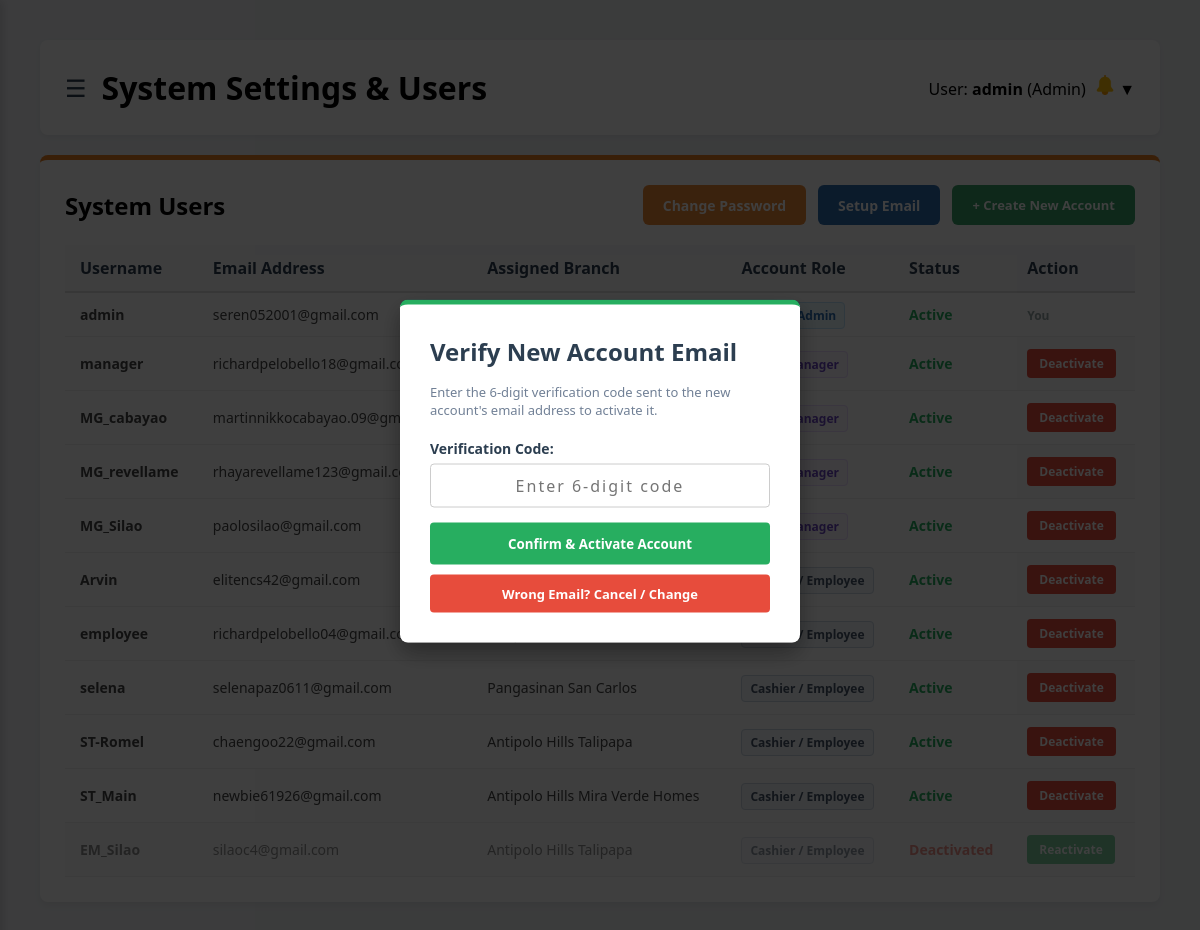
The page /settings.php (signed in) on the database its author committed.
### tables this page shows
CREATE TABLE `users` (
  `id` int(11) NOT NULL,
  `username` varchar(50) NOT NULL,
  `email` varchar(255) DEFAULT NULL,
  `password` varchar(255) NOT NULL,
  `role` enum('Admin','Manager','Employee') NOT NULL,
  `branch_id` int(11) DEFAULT NULL,
  `status` varchar(10) NOT NULL DEFAULT 'Active',
  `login_attempts` int(11) NOT NULL DEFAULT 0,
  `last_attempt_time` datetime DEFAULT NULL,
  `otp_code` varchar(10) DEFAULT NULL,
  `otp_expiry` datetime DEFAULT NULL,
  `remember_token` varchar(255) DEFAULT NULL
);

CREATE TABLE `branches` (
  `id` int(11) NOT NULL,
  `branch_name` varchar(50) NOT NULL,
  `is_main_branch` tinyint(1) DEFAULT 0,
  `status` varchar(20) NOT NULL DEFAULT 'Active'
);

### settings.php (the view, shortened to what this page needs)
<?php
require 'db_connect.php';
$user_role = $_SESSION['role'];
$user_branch_id = $_SESSION['branch_id'];
$current_username = $_SESSION['username'];
$user_query = $conn->query("SELECT id, email FROM users WHERE username = '$current_username'");
$current_user_data = $user_query->fetch_assoc();
$user_id = $current_user_data['id'];
if ($user_role == 'Admin') {
    $sql = "SELECT u.id, u.username, u.email, u.role, u.status, b.branch_name FROM users u LEFT JOIN branches b ON u.branch_id = b.id ORDER BY u.status ASC, u.role ASC, u.username ASC";
} elseif ($user_role == 'Manager') {
    $sql = "SELECT u.id, u.username, u.email, u.role, u.status, b.branch_name FROM users u LEFT JOIN branches b ON u.branch_id = b.id WHERE u.username = '$current_username' OR (u.role = 'Employee' AND u.branch_id = '$user_branch_id') ORDER BY u.role DESC, u.username ASC";
} else {
    $sql = "SELECT u.id, u.username, u.email, u.role, u.status, b.branch_name FROM users u LEFT JOIN branches b ON u.branch_id = b.id WHERE u.id = '$user_id'";
}
$result = $conn->query($sql);
?>
<!DOCTYPE html>
<html lang="en">
<head>
    <link rel="stylesheet" href="css/dashboard.css">
    <link rel="stylesheet" href="css/inventory.css">
    <link rel="stylesheet" href="css/settings.css">
    <link rel="stylesheet" href="css/mobile.css?v=6">
</head>
<body>
    <div class="main-content">
        <div class="page-header">
            <div style="display: flex; align-items: center; gap: 15px;">
                <button id="sidebarToggle" type="button" aria-label="Toggle Sidebar" style="background: none; border: none; font-size: 24px; cursor: pointer; color: #2c3e50; display: none; align-items: center; justify-content: center; padding: 0;">
                    &#9776;
                </button>
                <h1 style="margin: 0;">System Settings & Users</h1>
            </div>
            <div class="user-dropdown">
                <span>User: <strong><?php echo htmlspecialchars($_SESSION['username']); ?></strong> (<?php echo htmlspecialchars($_SESSION['role']); ?>)</span>
                <?php include 'header-notifications.php'; ?>
            </div>
        </div>
        <div class="table-container">
            <div style="display: flex; justify-content: space-between; align-items: center; margin-bottom: 20px;">
                <h2 style="margin: 0;">System Users</h2>
                <div style="display: flex; gap: 12px;">
                    <button onclick="openPasswordModal()" class="btn-save" style="background-color: #ed8936; padding: 10px 20px; border: none; border-radius: 6px; color: white; cursor: pointer; font-weight: bold;">Change Password</button>
                    <button onclick="openEmailModal()" class="btn-save" style="background-color: #2b6cb0; padding: 10px 20px; border: none; border-radius: 6px; color: white; cursor: pointer; font-weight: bold;">Setup Email</button>
                    <?php if ($user_role != 'Employee'): ?>
                        <button onclick="openUserModal()" class="btn-update">+ Create New Account</button>
                    <?php endif; ?>
                </div>
            </div>
            <table>
                <thead>
                    <tr>
                        <th>Username</th>
                        <th>Email Address</th>
                        <th>Assigned Branch</th>
                        <th>Account Role</th>
                        <th>Status</th>
                        <th>Action</th>
                    </tr>
                </thead>
                <tbody>
                    <?php
                    if ($result->num_rows > 0) {
                        while($row = $result->fetch_assoc()) {
                            $row_style = ($row['status'] == 'Inactive' || $row['status'] == 'Unverified') ? "opacity: 0.6; background-color: #f9f9f9;" : "";
                            echo "<tr style='$row_style'>";
                            echo "<td><strong>" . htmlspecialchars($row['username']) . "</strong></td>";
                            echo "<td>" . (!empty($row['email']) ? htmlspecialchars($row['email']) : "<em style='color:#a0aec0;'>No email set</em>") . "</td>";
                            echo "<td>" . ($row['branch_name'] ? htmlspecialchars($row['branch_name']) : "<em>All Branches</em>") . "</td>";
                            echo "<td>";
                            if ($row['role'] == 'Admin') echo "<span class='badge-admin'>System Admin</span>";
                            else if ($row['role'] == 'Manager') echo "<span class='badge-manager'>Store Manager</span>";
                            else echo "<span class='badge-employee'>Cashier / Employee</span>";
                            echo "</td>";
                            echo "<td>";
                            if ($row['status'] == 'Active') echo "<span style='color: #27ae60; font-weight: bold;'>Active</span>";
                            elseif ($row['status'] == 'Unverified') echo "<span style='color: #d69e2e; font-weight: bold;'>Unverified</span>";
                            else echo "<span style='color: #e74c3c; font-weight: bold;'>Deactivated</span>";
                            echo "</td>";
                            echo "<td>";
                            if ($row['username'] === $current_username) {
                                echo "<span style='color: #95a5a6; font-size: 12px; font-weight: bold;'>You</span>";
                            } elseif ($user_role == 'Admin' || ($user_role == 'Manager' && $row['role'] == 'Employee')) {
                                $is_active = ($row['status'] == 'Active');
                                $btn_color = $is_active ? "#e74c3c" : "#27ae60";
                                $btn_text = $is_active ? "Deactivate" : "Reactivate";
                                ?>
                                <form action="settings.php" method="POST" style="margin: 0;" onsubmit="return confirm('Change status for this user?');">
                                    <button type="submit" name="toggle_status" style="background-color: <?php echo $btn_color; ?>; color: white; border: none; padding: 6px 12px; border-radius: 4px; font-weight: bold; cursor: pointer; font-size: 12px;"><?php echo $btn_text; ?></button>
                                </form>
                                <?php
                            } else { echo "-"; }
                            echo "</td>";
                            echo "</tr>";
                        }
                    } else { echo "<tr><td colspan='6' style='text-align:center;'>No users found.</td></tr>"; }
                    ?>
                </tbody>
            </table>
        </div>
    </div>
    <div id="verifyEmailOtpModal" class="modal" style="<?php echo isset($_SESSION['verify_email_modal_open']) ? 'display: flex;' : 'display: none;'; ?> position: fixed; top: 0; left: 0; width: 100%; height: 100%; background-color: rgba(0,0,0,0.5); justify-content: center; align-items: center; z-index: 1000;">
        <div class="modal-content" style="width: 400px; background: #fff; padding: 30px; border-radius: 8px; border-top: 5px solid #2b6cb0;">
            <h2 style="color: #2c3e50; margin-bottom: 15px;">Verify New Email Address</h2>
            <p style="font-size: 13px; color: #718096; margin-bottom: 20px;">Enter the 6-digit verification code sent to your new email address.</p>
            <form action="settings.php" method="POST">
                <div class="form-group" style="margin-bottom: 15px;">
                    <label style="font-weight: bold; color: #2c3e50; font-size: 14px;">Verification Code:</label>
                </div>
                <button type="submit" name="verify_email_otp" style="background-color: #2b6cb0; color: white; padding: 12px; border: none; border-radius: 4px; width: 100%; font-weight: bold; cursor: pointer; margin-bottom: 10px;">Verify & Save Email</button>
            </form>
            <form action="settings.php" method="POST">
                <button type="submit" name="cancel_verify_my_email" style="background-color: #e74c3c; color: white; padding: 10px; border: none; border-radius: 4px; width: 100%; font-weight: bold; cursor: pointer; font-size: 13px;">Wrong Email? Cancel / Change</button>
            </form>
        </div>
    </div>
    <div id="verifyOtpModal" class="modal" style="<?php echo isset($_SESSION['verify_user_id']) ? 'display: flex;' : 'display: none;'; ?> position: fixed; top: 0; left: 0; width: 100%; height: 100%; background-color: rgba(0,0,0,0.5); justify-content: center; align-items: center; z-index: 1000;">
        <div class="modal-content" style="width: 400px; background: #fff; padding: 30px; border-radius: 8px; border-top: 5px solid #27ae60;">
            <h2 style="color: #2c3e50; margin-bottom: 15px;">Verify New Account Email</h2>
            <p style="font-size: 13px; color: #718096; margin-bottom: 20px;">Enter the 6-digit verification code sent to the new account's email address to activate it.</p>
            <form action="settings.php" method="POST">
                <div class="form-group" style="margin-bottom: 15px;">
                    <label style="font-weight: bold; color: #2c3e50; font-size: 14px;">Verification Code:</label>
                    <input type="text" name="otp_code" required maxlength="6" placeholder="Enter 6-digit code" style="width: 100%; padding: 10px; border: 1px solid #ccc; border-radius: 4px; font-size: 16px; letter-spacing: 2px; text-align: center;">
                </div>
                <button type="submit" name="verify_account_otp" style="background-color: #27ae60; color: white; padding: 12px; border: none; border-radius: 4px; width: 100%; font-weight: bold; cursor: pointer; margin-bottom: 10px;">Confirm & Activate Account</button>
            </form>
            <form action="settings.php" method="POST">
                <button type="submit" name="cancel_verify_email" style="background-color: #e74c3c; color: white; padding: 10px; border: none; border-radius: 4px; width: 100%; font-weight: bold; cursor: pointer; font-size: 13px;">Wrong Email? Cancel / Change</button>
            </form>
        </div>
    </div>
</body>
</html>

### css/dashboard.css (style rules this page uses)
* { margin: 0; padding: 0; box-sizing: border-box; font-family: 'Segoe UI', Tahoma, Geneva, Verdana, sans-serif; }
body { display: flex; height: 100vh; background-color: #f0f2f5; }
.main-content { flex: 1; padding: 40px; overflow-y: auto; }
.page-header { display: flex; justify-content: space-between; align-items: center; background-color: #ffffff; padding: 15px 25px; border-radius: 8px; box-shadow: 0px 2px 5px rgba(0, 0, 0, 0.05); margin-bottom: 25px; }
.table-container { background-color: #ffffff; padding: 25px; border-radius: 8px; box-shadow: 0px 4px 6px rgba(0, 0, 0, 0.05); }
table { width: 100%; border-collapse: collapse; margin-top: 15px; }
th { background-color: #f8f9fa; color: #2c3e50; text-align: left; padding: 12px 15px; border-bottom: 2px solid #dddddd; }
td { padding: 12px 15px; border-bottom: 1px solid #eeeeee; font-size: 14px; }
.modal { display: none; position: fixed; top: 0; left: 0; width: 100%; height: 100%; background-color: rgba(0, 0, 0, 0.6); justify-content: center; align-items: center; z-index: 1000; }
.modal-content { background-color: #ffffff; padding: 30px; border-radius: 8px; width: 450px; box-shadow: 0px 5px 25px rgba(0, 0, 0, 0.5); position: relative; border-top: 5px solid #f39c12; }
.user-dropdown { position: relative; display: inline-block; cursor: pointer; padding: 10px 0; }

### css/inventory.css (style rules this page uses)
* { margin: 0; padding: 0; box-sizing: border-box; font-family: 'Segoe UI', Tahoma, Geneva, Verdana, sans-serif; }
body { display: flex; height: 100vh; background-color: #f0f2f5; }
.main-content { flex: 1; padding: 40px; overflow-y: auto; }
.page-header { display: flex; justify-content: space-between; align-items: center; background-color: #ffffff; padding: 15px 25px; border-radius: 8px; box-shadow: 0px 2px 5px rgba(0, 0, 0, 0.05); margin-bottom: 20px; }
.table-container { background-color: #ffffff; padding: 25px; border-radius: 8px; box-shadow: 0px 4px 6px rgba(0, 0, 0, 0.05); border-top: 5px solid #e67e22; }
table { width: 100%; border-collapse: collapse; margin-top: 15px; }
th { background-color: #f8f9fa; color: #2c3e50; text-align: left; padding: 12px 15px; font-weight: bold; border-bottom: 2px solid #dddddd; }
td { padding: 12px 15px; border-bottom: 1px solid #eeeeee; color: #444444; }
tr:nth-child(even) { background-color: #fcfcfc; }
.btn-update { background-color: #3498db; color: #ffffff; padding: 6px 12px; border: none; cursor: pointer; border-radius: 4px; font-size: 13px; transition: background-color 0.3s ease; }
.modal { display: none; position: fixed; z-index: 1000; left: 0; top: 0; width: 100%; height: 100%; background-color: rgba(0, 0, 0, 0.6); }
.modal-content { background-color: #ffffff; padding: 25px; border-radius: 8px; box-shadow: 0 10px 25px rgba(0, 0, 0, 0.2); border-top: 4px solid #f39c12; position: absolute; top: 50%; left: 50%; transform: translate(-50%, -50%); width: 90%; max-width: 400px; }
.form-group { margin-bottom: 15px; }
.form-group label { display: block; margin-bottom: 5px; font-weight: bold; color: #2c3e50; font-size: 14px; }
.form-group input { width: 100%; padding: 10px; border: 1px solid #cccccc; border-radius: 4px; font-size: 16px; }
.btn-save { background-color: #e67e22; color: #ffffff; border: none; width: 100%; padding: 12px; border-radius: 4px; font-weight: bold; font-size: 16px; cursor: pointer; transition: background-color 0.3s ease; }

### css/mobile.css (style rules this page uses)
:root { --sidebar-collapsed-width: 75px; --sidebar-expanded-width: 250px; }
body { margin-left: var(--sidebar-collapsed-width); transition: margin-left 0.3s cubic-bezier(0.4, 0, 0.2, 1); }
@media (max-width: 1200px) { body { margin-left: 0 !important; } }
@media (max-width: 1200px) { #sidebarToggle { display: inline-flex !important; } }

### rows shown on the page
users: username "admin", email "seren052001@gmail.com", role "System Admin", status "Active", shows "You"
users: username "manager", email "richardpelobello18@gmail.com", role "Store Manager", shows "Active", status "Deactivate"
users: username "MG_cabayao", email "martinnikkocabayao.09@gmail.com", role "Store Manager", shows "Active", status "Deactivate"
users: username "MG_revellame", email "rhayarevellame123@gmail.com", role "Store Manager", shows "Active", status "Deactivate"
users: username "MG_Silao", email "paolosilao@gmail.com", role "Store Manager", shows "Active", status "Deactivate"
users: username "Arvin", email "elitencs42@gmail.com", role "Cashier / Employee", shows "Active", status "Deactivate"
users: username "employee", email "richardpelobello04@gmail.com", role "Cashier / Employee", shows "Active", status "Deactivate"
users: username "selena", email "selenapaz0611@gmail.com", branch.branch_name "Pangasinan San Carlos", role "Cashier / Employee", shows "Active", status "Deactivate"
users: username "ST-Romel", email "chaengoo22@gmail.com", branch.branch_name "Antipolo Hills Talipapa", role "Cashier / Employee", shows "Active", status "Deactivate"
users: username "ST_Main", email "newbie61926@gmail.com", branch.branch_name "Antipolo Hills Mira Verde Homes", role "Cashier / Employee", shows "Active", status "Deactivate"
users: username "EM_Silao", email "silaoc4@gmail.com", branch.branch_name "Antipolo Hills Talipapa", role "Cashier / Employee"

### other values the page prints
$_SESSION['username'] "admin"
$_SESSION['role'] "Admin"
